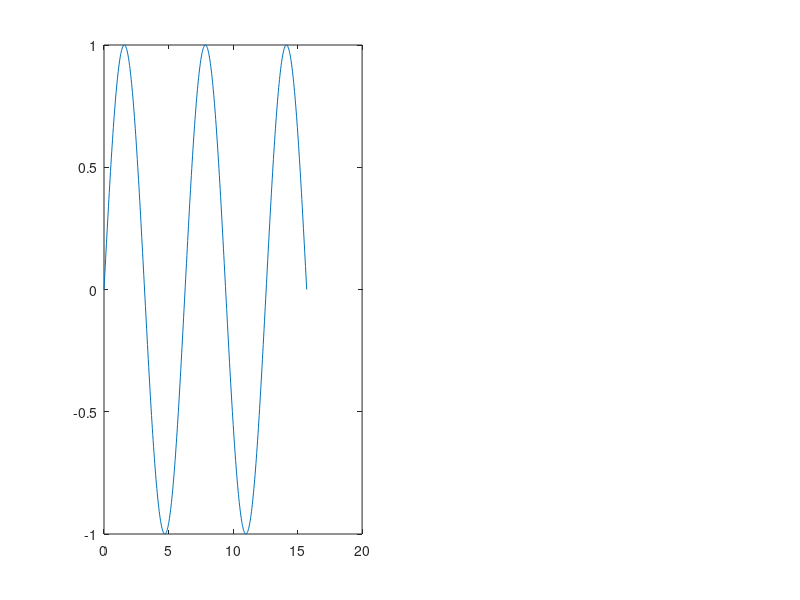

This figure's MATLAB source: (Note: this script raises an error after producing the figure.)
x =  linspace(0, 5*pi, 500);
y =  sin(x);
u =  1-cos(x(1:5:end)); 
z =  cumtrapz(x, y);
subplot(1, 2, 1); plot(x, y);
legend('sinus', 4)
subplot(1, 2, 2); plot(x, z, 'r-', x(1:5:end), u, 'bo')
legend('trapz', 'primitive', 4)
